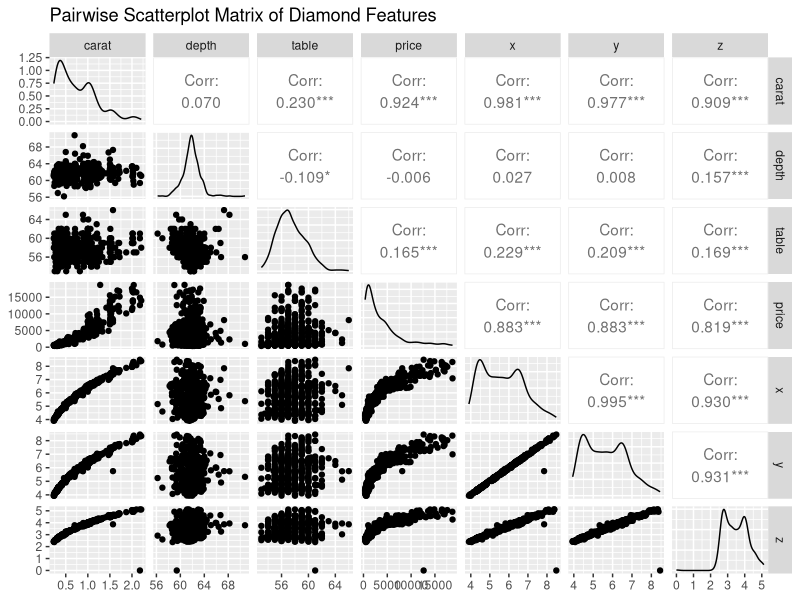
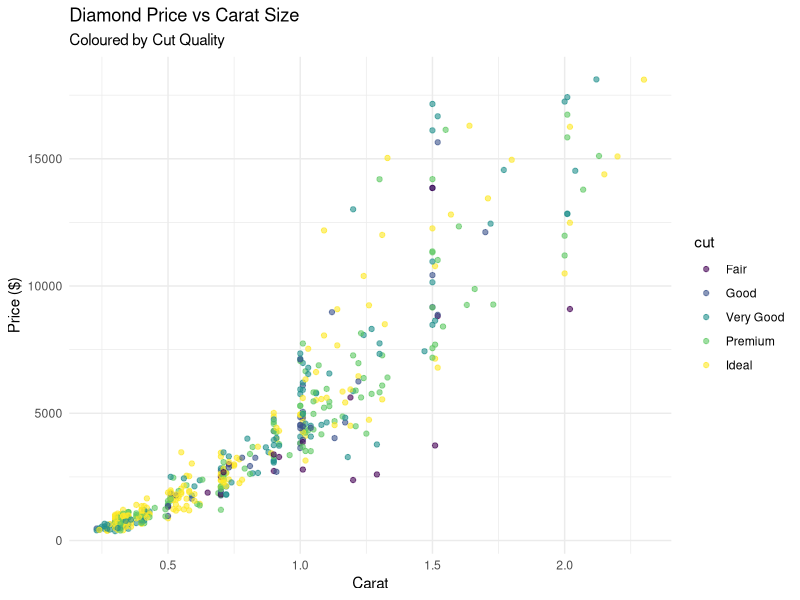

Reproduce these figures in R, in order.
## ---- chunk 1
# Load required libraries
library(dplyr)
library(knitr)
library(tidyr)
library(ggplot2)
data(diamonds)
library(GGally)
## ---- chunk 2
# Create a descriptive statistics table for selected numeric variables
numeric_summary <- diamonds %>%
  
   # Select only numeric columns of interest
  select(carat, depth, table, price, x, y, z) %>%
  
   # Compute summary statistics: Min, Max, Mean, and Standard Deviation
  summarise_all(list(
    Min = ~min(.),
    Max = ~max(.),
    Mean = ~round(mean(.), 2),
    SD = ~round(sd(.), 2)
  )) %>%
  pivot_longer(cols = everything(), names_to = c("Variable", ".value"), names_sep = "_")

# Display table
kable(numeric_summary, caption = "Descriptive Statistics for Numeric Features in the Diamonds Dataset")

## ---- chunk 3

# Sampling a smaller subset of the dataset(because full dataset is huge)
diamonds_small <- diamonds[sample(nrow(diamonds), 500), ]

# Selecting only the numeric variables for the matrix plot
numeric_vars <- diamonds_small[, c("carat", "depth", "table", "price", "x", "y", "z")]

# Generate a pairwise scatterplot matrix of selected numeric features
ggpairs(numeric_vars,
        title = "Pairwise Scatterplot Matrix of Diamond Features")


## ---- chunk 4
# Set seed for reproducibility 
set.seed(123)
# Randomly sample 500 diamonds from the full dataset to improve plotting performance
diamonds_small <- diamonds[sample(nrow(diamonds), 500), ]

# Create a scatter plot of Price vs Carat, coloured by Cut
ggplot(diamonds_small, aes(x = carat, y = price, color = cut)) +
  geom_point(alpha = 0.6) +
  theme_minimal() +
  labs(title = "Diamond Price vs Carat Size",
       subtitle = "Coloured by Cut Quality",
       x = "Carat",
       y = "Price ($)")
